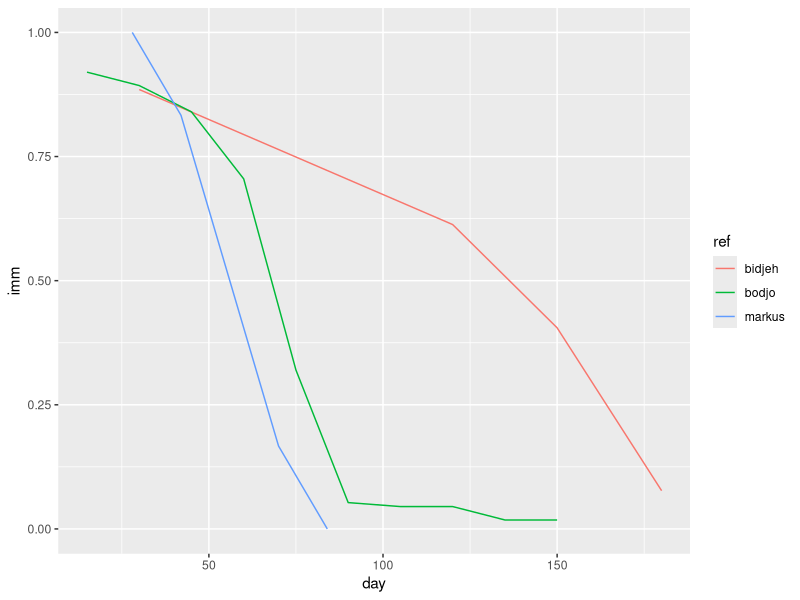
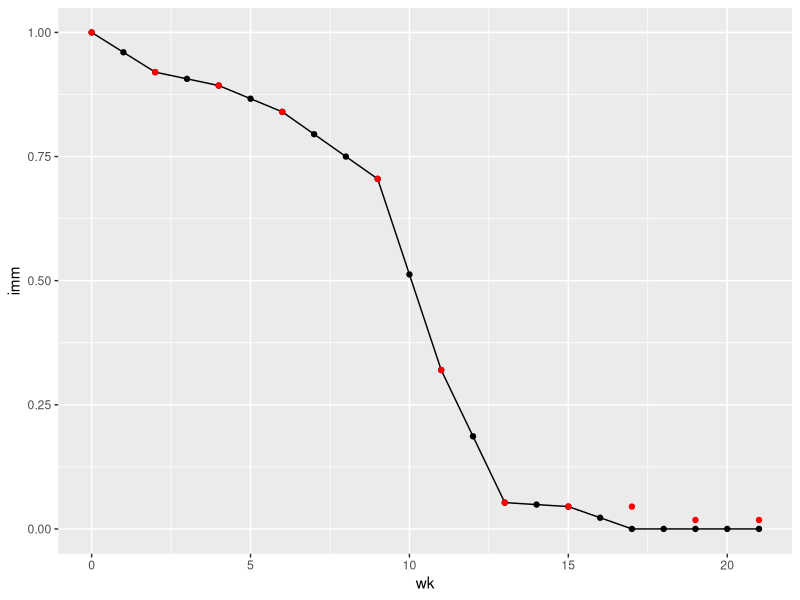

Source code (R) for these figures, in order:
## maternal immunity
# compute decay in maternal immunity based on empirical data

library(tidyverse)

# Bodjo: Tested duration of maternal immunity in 112 lambs up to 150 days after birth
bodjo <- data.frame(
  ref = "bodjo",
  day = seq(15,150,15),
  imm = c(0.92,0.893,0.84,0.705,0.32,0.053,0.045,0.045,0.018,0.018))

# 1,119 dams (17.5 % ewes and 82.5 % goats) were vaccinated with anti-PPR vaccine.
bidjeh <- data.frame(
  ref = "bidjeh",
  day = c(30,120,150,180),
  imm = c(0.885,0.613,0.405,0.077)
)

Markus <- data.frame(
  ref = "markus",
  day = c(28,42,56,70,84),
  imm = c(1,0.833,0.5,0.167,0)
)

mat_imm <- 
  as.data.frame(rbind(bodjo,
                      bidjeh,
                      Markus))
ggplot(mat_imm, aes(x=day, y = imm, col = ref))+geom_line()


# based on results calculate weekly decline in maternal immunity, following Bodjo data
bodjo_wk <- bodjo %>% 
  mutate(wk = round(day/7)) %>%
  rbind(c("bodjo", 0,1,0)) %>%
  mutate(day=as.numeric(day),
         imm = as.numeric(imm),
         wk = as.numeric(wk)) %>%
  # set imm for >4months to 0, following consensus of papers
  mutate(imm_data = imm,
         imm = ifelse(wk>16,0,imm_data),
         ) %>%
  arrange(day)

imm_decay <- data.frame(
  wk = numeric(),
  imm = numeric()
)

for(i in 2:nrow(bodjo_wk)){
  
  imm_dif <- bodjo_wk[i,"imm"] - bodjo_wk[i-1,"imm"]
  wk_dif <- bodjo_wk[i,"wk"] - bodjo_wk[i-1,"wk"] 
  decay = imm_dif / wk_dif

  imm_decay <- imm_decay %>%
    rbind(
      cbind(
        "wk" = c(bodjo_wk[i-1,"wk"]:bodjo_wk[i,"wk"]),
        "imm" = seq(bodjo_wk[i-1,"imm"],bodjo_wk[i,"imm"], by = decay)
      )
    )
}

imm_decay <- imm_decay %>%
  distinct()
# plot of empirical data - red points - from Bodjo, against computed decay - black line + points - for model.
ggplot(imm_decay, aes(x=wk, y=imm))+geom_line()+geom_point()+geom_point(data = bodjo_wk, aes(x=wk, y = imm_data), col="red")
